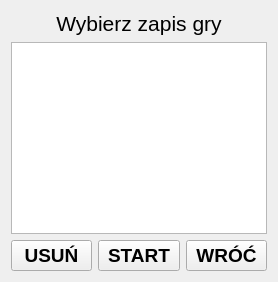
      <widget class="QWidget" name="LoadGame">
       <layout class="QVBoxLayout" name="verticalLayout_2">
        <item>
         <layout class="QVBoxLayout" name="verticalLayout_8">
          <item>
           <widget class="QLabel" name="label_3">
            <property name="sizePolicy">
             <sizepolicy hsizetype="Minimum" vsizetype="Minimum">
              <horstretch>0</horstretch>
              <verstretch>0</verstretch>
             </sizepolicy>
            </property>
            <property name="font">
             <font>
              <pointsize>16</pointsize>
             </font>
            </property>
            <property name="text">
             <string>Wybierz zapis gry</string>
            </property>
            <property name="alignment">
             <set>Qt::AlignCenter</set>
            </property>
           </widget>
          </item>
          <item>
           <widget class="QListWidget" name="SavesList">
            <property name="font">
             <font>
              <pointsize>16</pointsize>
              <weight>75</weight>
              <bold>true</bold>
             </font>
            </property>
           </widget>
          </item>
          <item>
           <layout class="QHBoxLayout" name="horizontalLayout_8">
            <item>
             <widget class="QPushButton" name="BtnDelete_Chosen_Save">
              <property name="maximumSize">
               <size>
                <width>300</width>
                <height>16777215</height>
               </size>
              </property>
              <property name="font">
               <font>
                <pointsize>14</pointsize>
                <weight>75</weight>
                <bold>true</bold>
               </font>
              </property>
              <property name="text">
               <string>USUŃ</string>
              </property>
             </widget>
            </item>
            <item>
             <widget class="QPushButton" name="BtnStart_Chosen_Game">
              <property name="maximumSize">
               <size>
                <width>300</width>
                <height>16777215</height>
               </size>
              </property>
              <property name="font">
               <font>
                <pointsize>14</pointsize>
                <weight>75</weight>
                <bold>true</bold>
               </font>
              </property>
              <property name="text">
               <string>START</string>
              </property>
             </widget>
            </item>
            <item>
             <widget class="QPushButton" name="BtnReturn_LoadGame">
              <property name="maximumSize">
               <size>
                <width>300</width>
                <height>16777215</height>
               </size>
              </property>
              <property name="font">
               <font>
                <pointsize>14</pointsize>
                <weight>75</weight>
                <bold>true</bold>
               </font>
              </property>
              <property name="text">
               <string>WRÓĆ</string>
              </property>
             </widget>
            </item>
           </layout>
          </item>
         </layout>
        </item>
       </layout>
      </widget>
